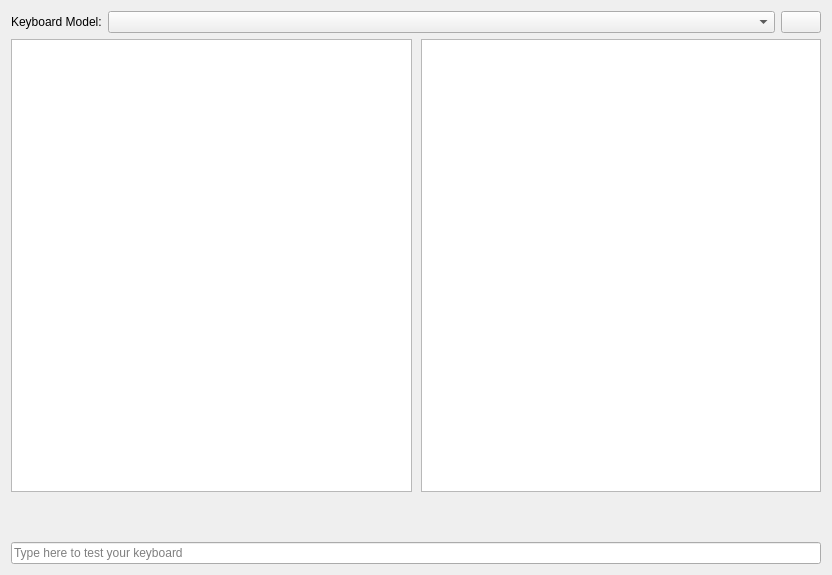
<?xml version="1.0" encoding="UTF-8"?>
<ui version="4.0">
 <class>Page_Keyboard</class>
 <widget class="QWidget" name="Page_Keyboard">
  <property name="geometry">
   <rect>
    <x>0</x>
    <y>0</y>
    <width>832</width>
    <height>575</height>
   </rect>
  </property>
  <property name="windowTitle">
   <string>Form</string>
  </property>
  <layout class="QVBoxLayout" name="verticalLayout">
   <item>
    <layout class="QHBoxLayout" name="horizontalLayout_2">
     <property name="topMargin">
      <number>0</number>
     </property>
     <item>
      <widget class="QLabel" name="label">
       <property name="text">
        <string>Keyboard Model:</string>
       </property>
      </widget>
     </item>
     <item>
      <widget class="QComboBox" name="comboBoxModel">
       <property name="sizePolicy">
        <sizepolicy hsizetype="Expanding" vsizetype="Fixed">
         <horstretch>0</horstretch>
         <verstretch>0</verstretch>
        </sizepolicy>
       </property>
      </widget>
     </item>
     <item>
      <widget class="QPushButton" name="buttonRestore">
       <property name="text">
        <string/>
       </property>
       <property name="icon">
        <iconset resource="../../../../minst/src/minst_resources.qrc">
         <normaloff>:/images/resources/restore.png</normaloff>:/images/resources/restore.png</iconset>
       </property>
       <property name="iconSize">
        <size>
         <width>18</width>
         <height>18</height>
        </size>
       </property>
      </widget>
     </item>
    </layout>
   </item>
   <item>
    <layout class="QHBoxLayout" name="horizontalLayout_3">
     <property name="spacing">
      <number>9</number>
     </property>
     <item>
      <widget class="QListWidget" name="listLayout"/>
     </item>
     <item>
      <widget class="QListWidget" name="listVariant"/>
     </item>
    </layout>
   </item>
   <item>
    <layout class="QHBoxLayout" name="horizontalLayout">
     <property name="spacing">
      <number>0</number>
     </property>
     <property name="topMargin">
      <number>12</number>
     </property>
     <property name="bottomMargin">
      <number>12</number>
     </property>
     <item>
      <spacer name="horizontalSpacer_2">
       <property name="orientation">
        <enum>Qt::Horizontal</enum>
       </property>
       <property name="sizeHint" stdset="0">
        <size>
         <width>40</width>
         <height>20</height>
        </size>
       </property>
      </spacer>
     </item>
     <item>
      <layout class="QVBoxLayout" name="KBPreviewLayout"/>
     </item>
     <item>
      <spacer name="horizontalSpacer">
       <property name="orientation">
        <enum>Qt::Horizontal</enum>
       </property>
       <property name="sizeHint" stdset="0">
        <size>
         <width>40</width>
         <height>20</height>
        </size>
       </property>
      </spacer>
     </item>
    </layout>
   </item>
   <item>
    <widget class="QLineEdit" name="LE_TestKeyboard">
     <property name="font">
      <font>
       <weight>50</weight>
       <bold>false</bold>
      </font>
     </property>
     <property name="inputMask">
      <string/>
     </property>
     <property name="text">
      <string/>
     </property>
     <property name="placeholderText">
      <string>Type here to test your keyboard</string>
     </property>
    </widget>
   </item>
  </layout>
 </widget>
 <tabstops>
  <tabstop>comboBoxModel</tabstop>
  <tabstop>listLayout</tabstop>
  <tabstop>listVariant</tabstop>
  <tabstop>buttonRestore</tabstop>
 </tabstops>
 <resources/>
 <connections/>
</ui>
